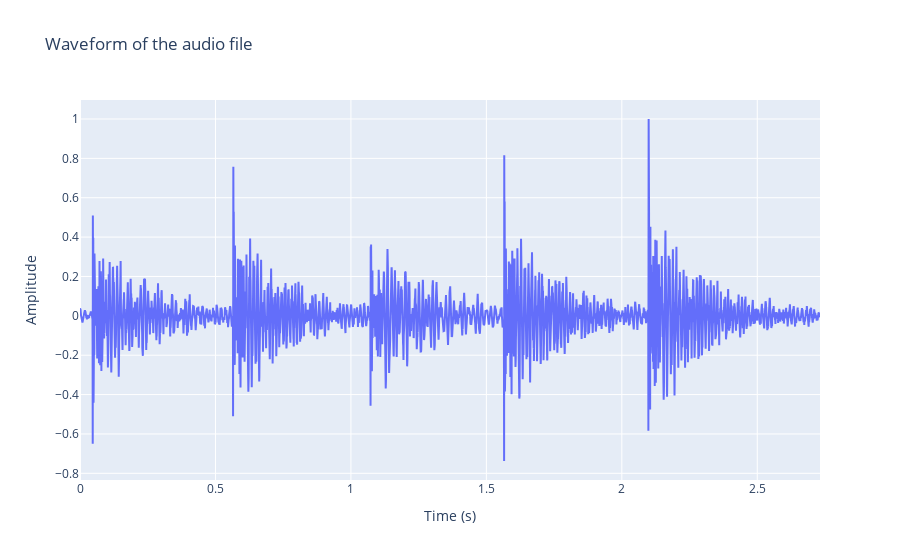

This figure's notebook cell:
### Code cell
# import libraries
import os
import numpy as np
import soundfile as sf
import plotly.graph_objects as go
import plotly.express as px


'''
This script is used to plot the waveform of a selected downsampled WAV audio file from /Users/jothamwambi/Projects/tire_analysis/Stand-Alone Tire/downsampled/15_225-80R17.5-700-710R_H.wav using pydub and plotly
'''

# load the audio file
audio_file = 'Full_Segments/24_455-55R22.5-500-716U_H.wav'
audio_data, sample_rate = sf.read(audio_file)

# plot the waveform
fig = go.Figure()
fig.add_trace(go.Scatter(x=np.arange(len(audio_data))/sample_rate, y=audio_data, mode='lines'))
fig.update_layout(title='Waveform of the audio file', xaxis_title='Time (s)', yaxis_title='Amplitude')
fig.show()

### Figure 1 — Plotly figure (JSON) as saved in the notebook; plotly's stock layout.template omitted (floating-point values rounded to 4 significant figures; data arrays with more than 128 entries replaced by an {"elided": "..."} marker saying what was removed)
{"data": [{"mode": "lines", "type": "scatter", "x": {"elided": "5464 float values"}, "y": {"elided": "5464 float values"}}], "layout": {"title": {"text": "Waveform of the audio file"}, "xaxis": {"title": {"text": "Time (s)"}}, "yaxis": {"title": {"text": "Amplitude"}}}}
